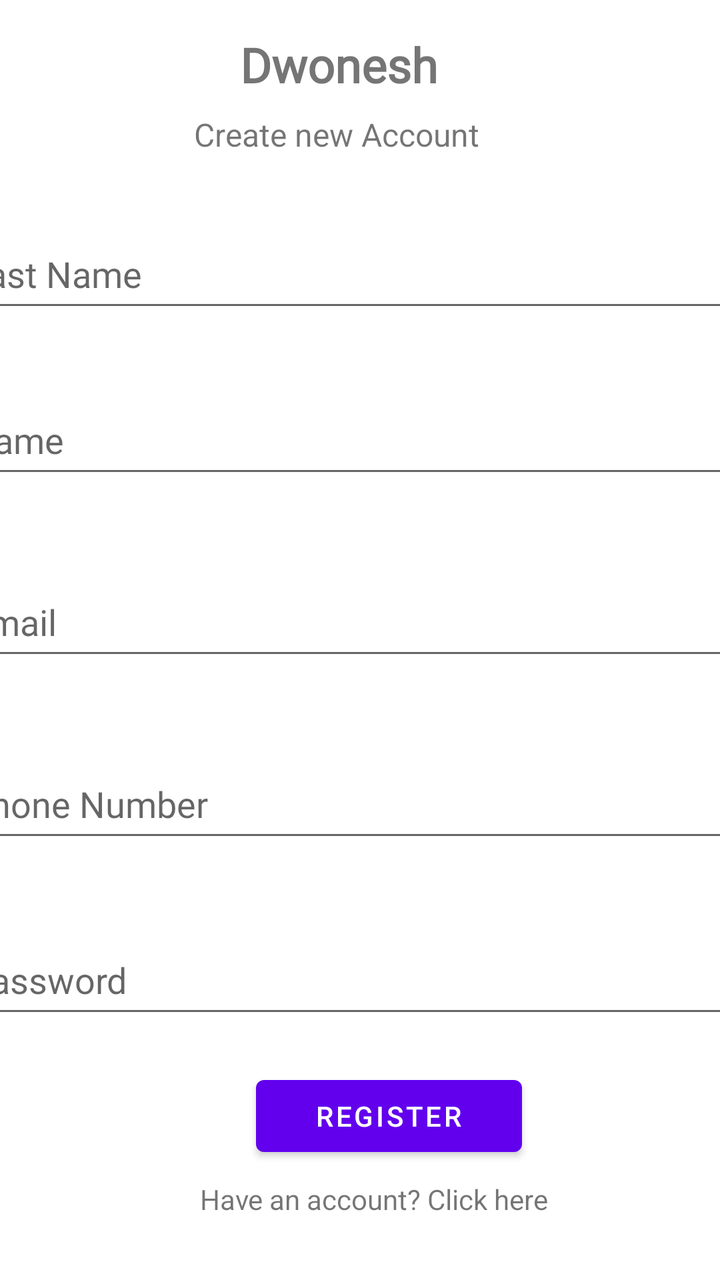
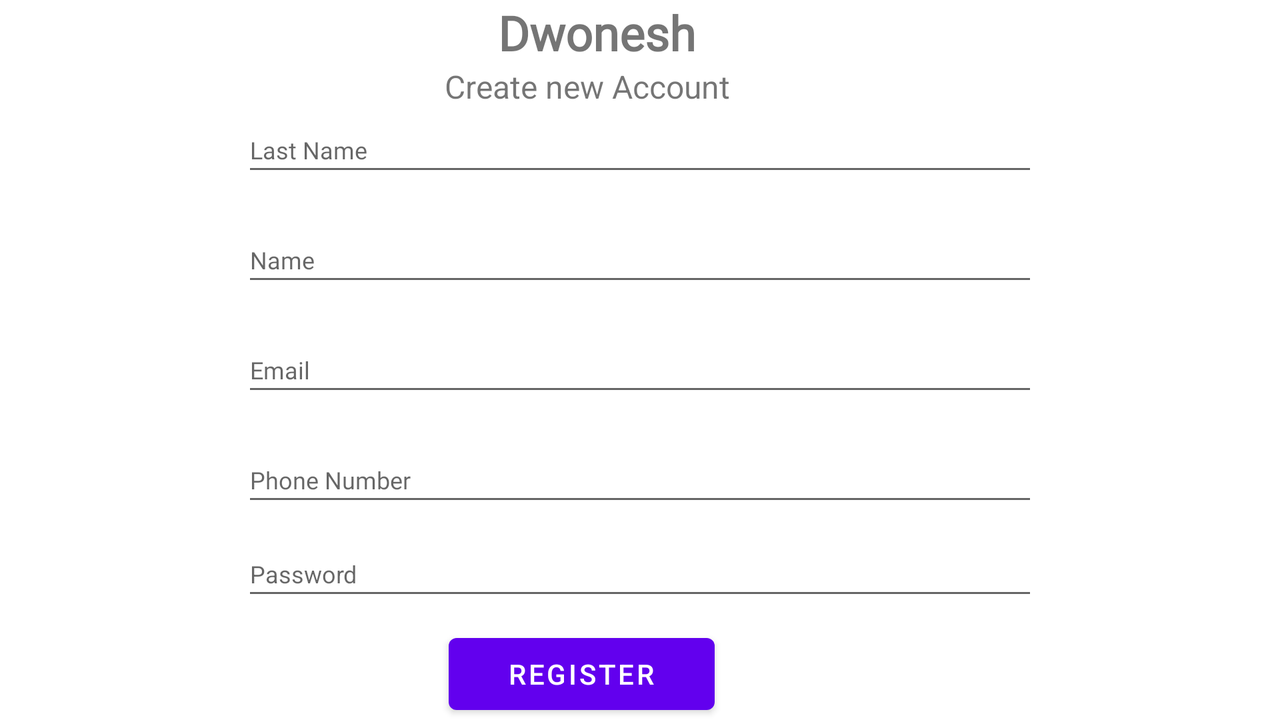

One screen, two layout resources from the same app: the default and the repository's alternative for another configuration. Each is rendered where Android would select it; the XML of both is given below.
<!-- AndroidManifest.xml: application theme Theme.Diplomich -->
<!-- res/layout/activity_register.xml -->
<?xml version="1.0" encoding="utf-8"?>
<androidx.constraintlayout.widget.ConstraintLayout xmlns:android="http://schemas.android.com/apk/res/android"
    xmlns:app="http://schemas.android.com/apk/res-auto"
    xmlns:tools="http://schemas.android.com/tools"
    android:layout_width="match_parent"
    android:layout_height="match_parent"
    tools:context=".Authentication.Register">

    <TextView
        android:id="@+id/ApplicationName"
        android:layout_width="wrap_content"
        android:layout_height="wrap_content"
        android:layout_marginTop="16dp"
        android:fontFamily="@font/allan_bold"
        android:text="@string/AppName"
        android:textColorHint="@color/purple_200"
        android:textSize="24sp"
        android:textStyle="bold"
        app:layout_constraintEnd_toEndOf="parent"
        app:layout_constraintHorizontal_bias="0.46"
        app:layout_constraintStart_toStartOf="parent"
        app:layout_constraintTop_toTopOf="parent" />

    <TextView
        android:id="@+id/CreateAccount"
        android:layout_width="wrap_content"
        android:layout_height="wrap_content"
        android:layout_marginTop="8dp"
        android:text="@string/CreateNew"
        android:textSize="16sp"
        app:layout_constraintEnd_toEndOf="parent"
        app:layout_constraintHorizontal_bias="0.447"
        app:layout_constraintStart_toStartOf="parent"
        app:layout_constraintTop_toBottomOf="@+id/ApplicationName" />

    <EditText
        android:id="@+id/editLastName"
        android:layout_width="401dp"
        android:layout_height="51dp"
        android:layout_marginTop="32dp"
        android:layout_marginBottom="16dp"
        android:ems="10"
        android:fontFamily="@font/aldrich"
        android:hint="@string/LastName"
        android:inputType="textPersonName"
        app:layout_constraintBottom_toTopOf="@+id/editName"
        app:layout_constraintEnd_toEndOf="parent"
        app:layout_constraintStart_toStartOf="parent"
        app:layout_constraintTop_toBottomOf="@+id/CreateAccount" />

    <EditText
        android:id="@+id/editName"
        android:layout_width="401dp"
        android:layout_height="51dp"
        android:fontFamily="@font/aldrich"
        android:layout_marginTop="16dp"
        android:layout_marginBottom="16dp"
        android:ems="10"
        android:hint="@string/Name"
        android:inputType="textPersonName"
        app:layout_constraintBottom_toTopOf="@+id/editEmailAddress"
        app:layout_constraintEnd_toEndOf="parent"
        app:layout_constraintStart_toStartOf="parent"
        app:layout_constraintTop_toBottomOf="@+id/editLastName" />

    <EditText
        android:id="@+id/editPasswordAddress"
        android:layout_width="401dp"
        android:layout_height="51dp"
        android:layout_marginTop="37dp"
        android:ems="10"
        android:hint="@string/Password"
        android:inputType="textPassword"
        app:layout_constraintEnd_toEndOf="parent"
        app:layout_constraintStart_toStartOf="parent"
        app:layout_constraintTop_toBottomOf="@+id/editTextPhone" />

    <EditText
        android:id="@+id/editTextPhone"
        android:layout_width="401dp"
        android:layout_height="51dp"
        android:layout_marginTop="24dp"
        android:fontFamily="@font/aldrich"
        android:layout_marginBottom="16dp"
        android:ems="10"
        android:hint="@string/Phone"
        android:inputType="phone"
        app:layout_constraintBottom_toTopOf="@+id/editPasswordAddress"
        app:layout_constraintEnd_toEndOf="parent"
        app:layout_constraintStart_toStartOf="parent"
        app:layout_constraintTop_toBottomOf="@+id/editEmailAddress" />

    <EditText
        android:id="@+id/editEmailAddress"
        android:layout_width="401dp"
        android:layout_height="51dp"
        android:fontFamily="@font/aldrich"
        android:layout_marginTop="24dp"
        android:layout_marginBottom="16dp"
        android:hint="@string/Email"
        android:ems="10"
        android:inputType="textEmailAddress"
        app:layout_constraintBottom_toTopOf="@+id/editTextPhone"
        app:layout_constraintEnd_toEndOf="parent"
        app:layout_constraintStart_toStartOf="parent"
        app:layout_constraintTop_toBottomOf="@+id/editName" />

    <Button
        android:id="@+id/RegistrationButton"
        android:layout_width="133dp"
        android:layout_height="48dp"
        android:layout_marginStart="128dp"
        android:layout_marginTop="20dp"
        android:layout_marginEnd="150dp"
        android:text="@string/Register"
        app:layout_constraintEnd_toEndOf="parent"
        app:layout_constraintHorizontal_bias="0.0"
        app:layout_constraintStart_toStartOf="parent"
        app:layout_constraintTop_toBottomOf="@+id/editPasswordAddress" />

    <TextView
        android:id="@+id/textToLogin"
        android:layout_width="187dp"
        android:layout_height="23dp"
        android:layout_marginStart="100dp"
        android:layout_marginTop="8dp"
        android:text="@string/LoginText"
        android:textSize="14sp"
        app:layout_constraintStart_toStartOf="parent"
        app:layout_constraintTop_toBottomOf="@+id/RegistrationButton" />

    <ProgressBar
        android:id="@+id/progressBar"
        style="?android:attr/progressBarStyle"
        android:layout_width="wrap_content"
        android:layout_height="wrap_content"
        android:layout_marginTop="24dp"
        android:visibility="invisible"
        app:layout_constraintEnd_toEndOf="parent"
        app:layout_constraintHorizontal_bias="0.473"
        app:layout_constraintStart_toStartOf="parent"
        app:layout_constraintTop_toBottomOf="@+id/textToLogin" />

</androidx.constraintlayout.widget.ConstraintLayout>
<!-- resources referenced by this layout -->
<resources>
  <color name="purple_200">#FFBB86FC</color>
  <string name="AppName">Dwonesh</string>
  <string name="CreateNew">Create new Account</string>
  <string name="Email">Email</string>
  <string name="LastName">Last Name</string>
  <string name="LoginText">Have an account? Click here</string>
  <string name="Name">Name</string>
  <string name="Password">Password</string>
  <string name="Phone">Phone Number</string>
  <string name="Register">REGISTER</string>
  <style name="Theme.Diplomich" parent="Theme.MaterialComponents.DayNight.DarkActionBar">
          
          <item name="colorPrimary">@color/purple_500</item>
          <item name="colorPrimaryVariant">@color/purple_700</item>
          <item name="colorOnPrimary">@color/white</item>
          
          <item name="colorSecondary">@color/teal_200</item>
          <item name="colorSecondaryVariant">@color/teal_700</item>
          <item name="colorOnSecondary">@color/black</item>
          
          <item name="android:statusBarColor" tools:targetApi="l">?attr/colorPrimaryVariant</item>
          
      </style>
  <color name="purple_500">#FF6200EE</color>
  <color name="purple_700">#FF3700B3</color>
  <color name="white">#FFFFFFFF</color>
  <color name="teal_200">#FF03DAC5</color>
  <color name="teal_700">#FF018786</color>
  <color name="black">#FF000000</color>
</resources>
<!-- res/layout-land/activity_register.xml (the repository's variant of the layout above) -->
<!-- drawn on the phone turned sideways -->
<?xml version="1.0" encoding="utf-8"?>
<androidx.constraintlayout.widget.ConstraintLayout xmlns:android="http://schemas.android.com/apk/res/android"
    xmlns:app="http://schemas.android.com/apk/res-auto"
    xmlns:tools="http://schemas.android.com/tools"
    android:layout_width="match_parent"
    android:layout_height="match_parent"
    tools:context=".Authentication.Register">
    <TextView
        android:id="@+id/ApplicationName"
        android:layout_width="wrap_content"
        android:layout_height="wrap_content"
        android:fontFamily="@font/allan_bold"
        android:text="@string/AppName"
        android:textColorHint="@color/purple_200"
        android:textSize="24sp"
        android:textStyle="bold"
        app:layout_constraintEnd_toEndOf="parent"
        app:layout_constraintHorizontal_bias="0.46"
        app:layout_constraintStart_toStartOf="parent"
        app:layout_constraintTop_toTopOf="parent" />

    <TextView
        android:id="@+id/CreateAccount"
        android:layout_width="wrap_content"
        android:layout_height="wrap_content"
        android:text="@string/CreateNew"
        android:textSize="16sp"
        app:layout_constraintEnd_toEndOf="parent"
        app:layout_constraintHorizontal_bias="0.447"
        app:layout_constraintStart_toStartOf="parent"
        app:layout_constraintTop_toBottomOf="@+id/ApplicationName" />

    <EditText
        android:id="@+id/editLastName"
        android:layout_width="398dp"
        android:layout_height="39dp"
        android:layout_marginBottom="16dp"
        android:ems="10"
        android:fontFamily="@font/aldrich"
        android:hint="@string/LastName"
        android:inputType="textPersonName"
        android:textSize="12sp"
        app:layout_constraintBottom_toTopOf="@+id/editName"
        app:layout_constraintEnd_toEndOf="parent"
        app:layout_constraintStart_toStartOf="parent"
        app:layout_constraintTop_toBottomOf="@+id/CreateAccount" />

    <EditText
        android:id="@+id/editName"
        android:layout_width="398dp"
        android:layout_height="39dp"
        android:layout_marginBottom="16dp"
        android:ems="10"
        android:fontFamily="@font/aldrich"
        android:hint="@string/Name"
        android:textSize="12sp"
        android:inputType="textPersonName"
        app:layout_constraintBottom_toTopOf="@+id/editEmailAddress"
        app:layout_constraintEnd_toEndOf="parent"
        app:layout_constraintStart_toStartOf="parent"
        app:layout_constraintTop_toBottomOf="@+id/editLastName" />

    <EditText
        android:id="@+id/editPasswordAddress"
        android:layout_width="398dp"
        android:layout_height="39dp"
        android:layout_marginTop="8dp"
        android:ems="10"
        android:textSize="12sp"
        android:hint="@string/Password"
        android:inputType="textPassword"
        app:layout_constraintEnd_toEndOf="parent"
        app:layout_constraintStart_toStartOf="parent"
        app:layout_constraintTop_toBottomOf="@+id/editTextPhone" />

    <EditText
        android:id="@+id/editTextPhone"
        android:layout_width="398dp"
        android:layout_height="39dp"
        android:layout_marginBottom="16dp"
        android:ems="10"
        android:textSize="12sp"
        android:fontFamily="@font/aldrich"
        android:hint="@string/Phone"
        android:inputType="phone"
        app:layout_constraintBottom_toTopOf="@+id/editPasswordAddress"
        app:layout_constraintEnd_toEndOf="parent"
        app:layout_constraintStart_toStartOf="parent"
        app:layout_constraintTop_toBottomOf="@+id/editEmailAddress" />

    <EditText
        android:id="@+id/editEmailAddress"
        android:layout_width="398dp"
        android:layout_height="39dp"
        android:layout_marginBottom="16dp"
        android:ems="10"
        android:textSize="12sp"
        android:fontFamily="@font/aldrich"
        android:hint="@string/Email"
        android:inputType="textEmailAddress"
        app:layout_constraintBottom_toTopOf="@+id/editTextPhone"
        app:layout_constraintEnd_toEndOf="parent"
        app:layout_constraintStart_toStartOf="parent"
        app:layout_constraintTop_toBottomOf="@+id/editName" />

    <Button
        android:id="@+id/RegistrationButton"
        android:layout_width="133dp"
        android:layout_height="48dp"
        android:layout_marginStart="128dp"
        android:layout_marginTop="8dp"
        android:layout_marginEnd="150dp"
        android:text="@string/Register"
        app:layout_constraintEnd_toEndOf="parent"
        app:layout_constraintHorizontal_bias="0.421"
        app:layout_constraintStart_toStartOf="parent"
        app:layout_constraintTop_toBottomOf="@+id/editPasswordAddress" />

    <TextView
        android:id="@+id/textToLogin"
        android:layout_width="187dp"
        android:layout_height="23dp"
        android:layout_marginStart="100dp"
        android:layout_marginTop="8dp"
        android:text="@string/LoginText"
        android:textSize="14sp"
        app:layout_constraintStart_toStartOf="parent"
        app:layout_constraintTop_toBottomOf="@+id/RegistrationButton" />

    <ProgressBar
        android:id="@+id/progressBar"
        style="?android:attr/progressBarStyle"
        android:layout_width="wrap_content"
        android:layout_height="wrap_content"
        android:visibility="invisible"
        app:layout_constraintEnd_toEndOf="parent"
        app:layout_constraintHorizontal_bias="0.477"
        app:layout_constraintStart_toStartOf="parent"
        app:layout_constraintTop_toBottomOf="@+id/RegistrationButton" />
</androidx.constraintlayout.widget.ConstraintLayout>
